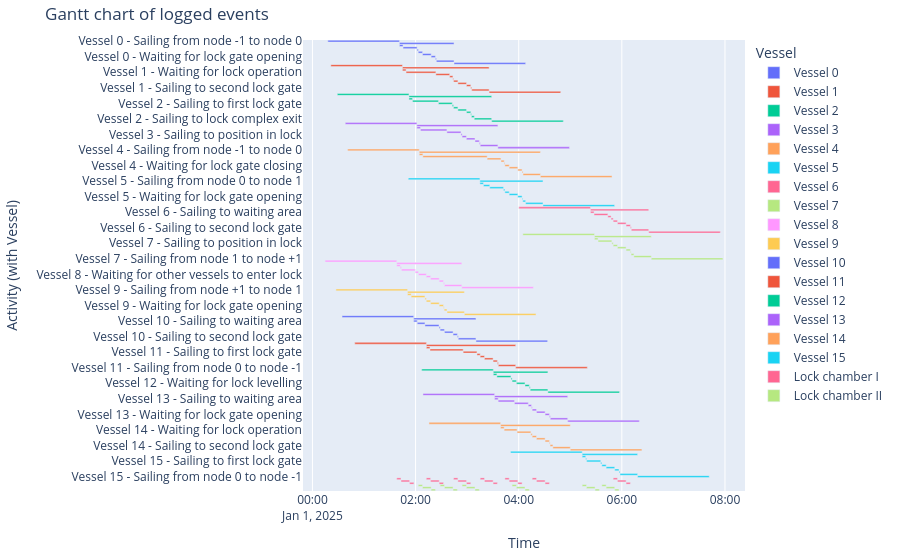

Source (notebook cell):
### Markdown cell above
##### Gantt chart of event table
We can create a gantt chart of all the objects:

### Code cell
df_eventtable = opentnsim.core.logutils.logbook2eventtable([*vessels, lock_chamber_I, lock_chamber_II])
fig = generate_vessel_gantt_chart(df_eventtable)

### Figure 1 — Plotly figure (JSON) as saved in the notebook; plotly's stock layout.template omitted (floating-point values rounded to 4 significant figures)
{"data": [{"base": ["2025-01-01T00:17:55.000000000", "2025-01-01T01:41:15.000000000", "2025-01-01T01:41:15.000000000", "2025-01-01T01:45:25.000000000", "2025-01-01T02:01:46.000000000", "2025-01-01T02:03:07.000000000", "2025-01-01T02:08:07.000000000", "2025-01-01T02:18:07.000000000", "2025-01-01T02:23:07.000000000", "2025-01-01T02:24:12.000000000", "2025-01-01T02:44:44.000000000"], "hovertemplate": "object name=Vessel 0<br>start time=%{base}<br>stop time=%{x}<br>activity label=%{y}<extra></extra>", "legendgroup": "Vessel 0", "marker": {"color": "#636efa", "pattern": {"shape": ""}}, "name": "Vessel 0", "orientation": "h", "showlegend": true, "textposition": "auto", "type": "bar", "x": [5000000, 3809000, 250000, 981000, 81000, 300000, 600000, 300000, 65000, 1232000, 5000000], "xaxis": "x", "y": ["Vessel 0 - Sailing from node -1 to node 0", "Vessel 0 - Sailing from node 0 to node 1", "Vessel 0 - Sailing to waiting area", "Vessel 0 - Sailing to first lock gate", "Vessel 0 - Sailing to position in lock", "Vessel 0 - Waiting for lock gate closing", "Vessel 0 - Waiting for lock levelling", "Vessel 0 - Waiting for lock gate opening", "Vessel 0 - Sailing to second lock gate", "Vessel 0 - Sailing to lock complex exit", "Vessel 0 - Sailing from node 1 to node +1"], "yaxis": "y"}, {"base": ["2025-01-01T00:21:25.000000000", "2025-01-01T01:44:45.000000000", "2025-01-01T01:44:45.000000000", "2025-01-01T01:48:55.000000000", "2025-01-01T02:23:37.000000000", "2025-01-01T02:39:40.000000000", "2025-01-01T02:43:26.000000000", "2025-01-01T02:44:14.000000000", "2025-01-01T02:49:14.000000000", "2025-01-01T02:59:14.000000000", "2025-01-01T03:04:14.000000000", "2025-01-01T03:05:20.000000000", "2025-01-01T03:25:33.000000000"], "hovertemplate": "object name=Vessel 1<br>start time=%{base}<br>stop time=%{x}<br>activity label=%{y}<extra></extra>", "legendgroup": "Vessel 1", "marker": {"color": "#EF553B", "pattern": {"shape": ""}}, "name": "Vessel 1", "orientation": "h", "showlegend": true, "textposition": "auto", "type": "bar", "x": [5000000, 6048000, 250000, 2082000, 963000, 226000, 48000, 300000, 600000, 300000, 66000, 1213000, 5000000], "xaxis": "x", "y": ["Vessel 1 - Sailing from node -1 to node 0", "Vessel 1 - Sailing from node 0 to node 1", "Vessel 1 - Sailing to waiting area", "Vessel 1 - Waiting for lock operation", "Vessel 1 - Sailing to first lock gate", "Vessel 1 - Sailing to position in lock", "Vessel 1 - Waiting for other vessels to enter lock", "Vessel 1 - Waiting for lock gate closing", "Vessel 1 - Waiting for lock levelling", "Vessel 1 - Waiting for lock gate opening", "Vessel 1 - Sailing to second lock gate", "Vessel 1 - Sailing to lock complex exit", "Vessel 1 - Sailing from node 1 to node +1"], "yaxis": "y"}, {"base": ["2025-01-01T00:28:58.000000000", "2025-01-01T01:52:18.000000000", "2025-01-01T01:52:18.000000000", "2025-01-01T01:56:28.000000000", "2025-01-01T02:26:37.000000000", "2025-01-01T02:42:40.000000000", "2025-01-01T02:44:14.000000000", "2025-01-01T02:49:14.000000000", "2025-01-01T02:59:14.000000000", "2025-01-01T03:04:14.000000000", "2025-01-01T03:05:03.000000000", "2025-01-01T03:08:20.000000000", "2025-01-01T03:28:33.000000000"], "hovertemplate": "object name=Vessel 2<br>start time=%{base}<br>stop time=%{x}<br>activity label=%{y}<extra></extra>", "legendgroup": "Vessel 2", "marker": {"color": "#00cc96", "pattern": {"shape": ""}}, "name": "Vessel 2", "orientation": "h", "showlegend": true, "textposition": "auto", "type": "bar", "x": [5000000, 5775000, 250000, 1809000, 963000, 94000, 300000, 600000, 300000, 49000, 197000, 1213000, 5000000], "xaxis": "x", "y": ["Vessel 2 - Sailing from node -1 to node 0", "Vessel 2 - Sailing from node 0 to node 1", "Vessel 2 - Sailing to waiting area", "Vessel 2 - Waiting for lock operation", "Vessel 2 - Sailing to first lock gate", "Vessel 2 - Sailing to position in lock", "Vessel 2 - Waiting for lock gate closing", "Vessel 2 - Waiting for lock levelling", "Vessel 2 - Waiting for lock gate opening", "Vessel 2 - Waiting for other vessels to leave lock", "Vessel 2 - Sailing to second lock gate", "Vessel 2 - Sailing to lock complex exit", "Vessel 2 - Sailing from node 1 to node +1"], "yaxis": "y"}, {"base": ["2025-01-01T00:38:13.000000000", "2025-01-01T02:01:33.000000000", "2025-01-01T02:01:33.000000000", "2025-01-01T02:05:43.000000000", "2025-01-01T02:36:26.000000000", "2025-01-01T02:52:48.000000000", "2025-01-01T02:54:08.000000000", "2025-01-01T02:59:08.000000000", "2025-01-01T03:09:08.000000000", "2025-01-01T03:14:08.000000000", "2025-01-01T03:15:14.000000000", "2025-01-01T03:35:46.000000000"], "hovertemplate": "object name=Vessel 3<br>start time=%{base}<br>stop time=%{x}<br>activity label=%{y}<extra></extra>", "legendgroup": "Vessel 3", "marker": {"color": "#ab63fa", "pattern": {"shape": ""}}, "name": "Vessel 3", "orientation": "h", "showlegend": true, "textposition": "auto", "type": "bar", "x": [5000000, 5653000, 250000, 1843000, 982000, 80000, 300000, 600000, 300000, 66000, 1232000, 5000000], "xaxis": "x", "y": ["Vessel 3 - Sailing from node -1 to node 0", "Vessel 3 - Sailing from node 0 to node 1", "Vessel 3 - Sailing to waiting area", "Vessel 3 - Waiting for lock operation", "Vessel 3 - Sailing to first lock gate", "Vessel 3 - Sailing to position in lock", "Vessel 3 - Waiting for lock gate closing", "Vessel 3 - Waiting for lock levelling", "Vessel 3 - Waiting for lock gate opening", "Vessel 3 - Sailing to second lock gate", "Vessel 3 - Sailing to lock complex exit", "Vessel 3 - Sailing from node 1 to node +1"], "yaxis": "y"}, {"base": ["2025-01-01T00:40:58.000000000", "2025-01-01T02:04:18.000000000", "2025-01-01T02:04:18.000000000", "2025-01-01T02:08:28.000000000", "2025-01-01T03:23:18.000000000", "2025-01-01T03:39:22.000000000", "2025-01-01T03:43:08.000000000", "2025-01-01T03:43:56.000000000", "2025-01-01T03:48:56.000000000", "2025-01-01T03:58:56.000000000", "2025-01-01T04:03:56.000000000", "2025-01-01T04:05:02.000000000", "2025-01-01T04:25:15.000000000"], "hovertemplate": "object name=Vessel 4<br>start time=%{base}<br>stop time=%{x}<br>activity label=%{y}<extra></extra>", "legendgroup": "Vessel 4", "marker": {"color": "#FFA15A", "pattern": {"shape": ""}}, "name": "Vessel 4", "orientation": "h", "showlegend": true, "textposition": "auto", "type": "bar", "x": [5000000, 8457000, 250000, 4490000, 964000, 226000, 48000, 300000, 600000, 300000, 66000, 1213000, 5000000], "xaxis": "x", "y": ["Vessel 4 - Sailing from node -1 to node 0", "Vessel 4 - Sailing from node 0 to node 1", "Vessel 4 - Sailing to waiting area", "Vessel 4 - Waiting for lock operation", "Vessel 4 - Sailing to first lock gate", "Vessel 4 - Sailing to position in lock", "Vessel 4 - Waiting for other vessels to enter lock", "Vessel 4 - Waiting for lock gate closing", "Vessel 4 - Waiting for lock levelling", "Vessel 4 - Waiting for lock gate opening", "Vessel 4 - Sailing to second lock gate", "Vessel 4 - Sailing to lock complex exit", "Vessel 4 - Sailing from node 1 to node +1"], "yaxis": "y"}, {"base": ["2025-01-01T01:51:31.000000000", "2025-01-01T03:14:51.000000000", "2025-01-01T03:14:51.000000000", "2025-01-01T03:19:01.000000000", "2025-01-01T03:26:18.000000000", "2025-01-01T03:42:22.000000000", "2025-01-01T03:43:56.000000000", "2025-01-01T03:48:56.000000000", "2025-01-01T03:58:56.000000000", "2025-01-01T04:03:56.000000000", "2025-01-01T04:04:45.000000000", "2025-01-01T04:08:02.000000000", "2025-01-01T04:28:15.000000000"], "hovertemplate": "object name=Vessel 5<br>start time=%{base}<br>stop time=%{x}<br>activity label=%{y}<extra></extra>", "legendgroup": "Vessel 5", "marker": {"color": "#19d3f3", "pattern": {"shape": ""}}, "name": "Vessel 5", "orientation": "h", "showlegend": true, "textposition": "auto", "type": "bar", "x": [5000000, 4404000, 250000, 437000, 964000, 94000, 300000, 600000, 300000, 49000, 197000, 1213000, 5000000], "xaxis": "x", "y": ["Vessel 5 - Sailing from node -1 to node 0", "Vessel 5 - Sailing from node 0 to node 1", "Vessel 5 - Sailing to waiting area", "Vessel 5 - Waiting for lock operation", "Vessel 5 - Sailing to first lock gate", "Vessel 5 - Sailing to position in lock", "Vessel 5 - Waiting for lock gate closing", "Vessel 5 - Waiting for lock levelling", "Vessel 5 - Waiting for lock gate opening", "Vessel 5 - Waiting for other vessels to leave lock", "Vessel 5 - Sailing to second lock gate", "Vessel 5 - Sailing to lock complex exit", "Vessel 5 - Sailing from node 1 to node +1"], "yaxis": "y"}, {"base": ["2025-01-01T04:00:10.000000000", "2025-01-01T05:23:30.000000000", "2025-01-01T05:23:30.000000000", "2025-01-01T05:27:40.000000000", "2025-01-01T05:43:43.000000000", "2025-01-01T05:47:29.000000000", "2025-01-01T05:49:56.000000000", "2025-01-01T05:54:56.000000000", "2025-01-01T06:04:56.000000000", "2025-01-01T06:09:56.000000000", "2025-01-01T06:11:02.000000000", "2025-01-01T06:31:15.000000000"], "hovertemplate": "object name=Vessel 6<br>start time=%{base}<br>stop time=%{x}<br>activity label=%{y}<extra></extra>", "legendgroup": "Vessel 6", "marker": {"color": "#FF6692", "pattern": {"shape": ""}}, "name": "Vessel 6", "orientation": "h", "showlegend": true, "textposition": "auto", "type": "bar", "x": [5000000, 4065000, 250000, 963000, 226000, 147000, 300000, 600000, 300000, 66000, 1213000, 5000000], "xaxis": "x", "y": ["Vessel 6 - Sailing from node -1 to node 0", "Vessel 6 - Sailing from node 0 to node 1", "Vessel 6 - Sailing to waiting area", "Vessel 6 - Sailing to first lock gate", "Vessel 6 - Sailing to position in lock", "Vessel 6 - Waiting for other vessels to enter lock", "Vessel 6 - Waiting for lock gate closing", "Vessel 6 - Waiting for lock levelling", "Vessel 6 - Waiting for lock gate opening", "Vessel 6 - Sailing to second lock gate", "Vessel 6 - Sailing to lock complex exit", "Vessel 6 - Sailing from node 1 to node +1"], "yaxis": "y"}, {"base": ["2025-01-01T04:04:49.000000000", "2025-01-01T05:28:09.000000000", "2025-01-01T05:28:09.000000000", "2025-01-01T05:32:19.000000000", "2025-01-01T05:48:22.000000000", "2025-01-01T05:49:56.000000000", "2025-01-01T05:54:56.000000000", "2025-01-01T06:04:56.000000000", "2025-01-01T06:09:56.000000000", "2025-01-01T06:10:45.000000000", "2025-01-01T06:14:02.000000000", "2025-01-01T06:34:15.000000000"], "hovertemplate": "object name=Vessel 7<br>start time=%{base}<br>stop time=%{x}<br>activity label=%{y}<extra></extra>", "legendgroup": "Vessel 7", "marker": {"color": "#B6E880", "pattern": {"shape": ""}}, "name": "Vessel 7", "orientation": "h", "showlegend": true, "textposition": "auto", "type": "bar", "x": [5000000, 3966000, 250000, 963000, 94000, 300000, 600000, 300000, 49000, 197000, 1213000, 5000000], "xaxis": "x", "y": ["Vessel 7 - Sailing from node -1 to node 0", "Vessel 7 - Sailing from node 0 to node 1", "Vessel 7 - Sailing to waiting area", "Vessel 7 - Sailing to first lock gate", "Vessel 7 - Sailing to position in lock", "Vessel 7 - Waiting for lock gate closing", "Vessel 7 - Waiting for lock levelling", "Vessel 7 - Waiting for lock gate opening", "Vessel 7 - Waiting for other vessels to leave lock", "Vessel 7 - Sailing to second lock gate", "Vessel 7 - Sailing to lock complex exit", "Vessel 7 - Sailing from node 1 to node +1"], "yaxis": "y"}, {"base": ["2025-01-01T00:14:44.000000000", "2025-01-01T01:38:04.000000000", "2025-01-01T01:38:04.000000000", "2025-01-01T01:42:14.000000000", "2025-01-01T01:43:34.000000000", "2025-01-01T01:59:37.000000000", "2025-01-01T02:03:23.000000000", "2025-01-01T02:12:29.000000000", "2025-01-01T02:17:29.000000000", "2025-01-01T02:27:29.000000000", "2025-01-01T02:32:29.000000000", "2025-01-01T02:33:35.000000000", "2025-01-01T02:53:48.000000000"], "hovertemplate": "object name=Vessel 8<br>start time=%{base}<br>stop time=%{x}<br>activity label=%{y}<extra></extra>", "legendgroup": "Vessel 8", "marker": {"color": "#FF97FF", "pattern": {"shape": ""}}, "name": "Vessel 8", "orientation": "h", "showlegend": true, "textposition": "auto", "type": "bar", "x": [5000000, 4544000, 250000, 80000, 963000, 226000, 546000, 300000, 600000, 300000, 66000, 1213000, 5000000], "xaxis": "x", "y": ["Vessel 8 - Sailing from node +1 to node 1", "Vessel 8 - Sailing from node 1 to node 0", "Vessel 8 - Sailing to waiting area", "Vessel 8 - Waiting for lock operation", "Vessel 8 - Sailing to first lock gate", "Vessel 8 - Sailing to position in lock", "Vessel 8 - Waiting for other vessels to enter lock", "Vessel 8 - Waiting for lock gate closing", "Vessel 8 - Waiting for lock levelling", "Vessel 8 - Waiting for lock gate opening", "Vessel 8 - Sailing to second lock gate", "Vessel 8 - Sailing to lock complex exit", "Vessel 8 - Sailing from node 0 to node -1"], "yaxis": "y"}, {"base": ["2025-01-01T00:27:21.000000000", "2025-01-01T01:50:41.000000000", "2025-01-01T01:50:41.000000000", "2025-01-01T01:54:51.000000000", "2025-01-01T02:10:54.000000000", "2025-01-01T02:12:29.000000000", "2025-01-01T02:17:29.000000000", "2025-01-01T02:27:29.000000000", "2025-01-01T02:32:29.000000000", "2025-01-01T02:33:18.000000000", "2025-01-01T02:36:35.000000000", "2025-01-01T02:56:48.000000000"], "hovertemplate": "object name=Vessel 9<br>start time=%{base}<br>stop time=%{x}<br>activity label=%{y}<extra></extra>", "legendgroup": "Vessel 9", "marker": {"color": "#FECB52", "pattern": {"shape": ""}}, "name": "Vessel 9", "orientation": "h", "showlegend": true, "textposition": "auto", "type": "bar", "x": [5000000, 3967000, 250000, 963000, 95000, 300000, 600000, 300000, 49000, 197000, 1213000, 5000000], "xaxis": "x", "y": ["Vessel 9 - Sailing from node +1 to node 1", "Vessel 9 - Sailing from node 1 to node 0", "Vessel 9 - Sailing to waiting area", "Vessel 9 - Sailing to first lock gate", "Vessel 9 - Sailing to position in lock", "Vessel 9 - Waiting for lock gate closing", "Vessel 9 - Waiting for lock levelling", "Vessel 9 - Waiting for lock gate opening", "Vessel 9 - Waiting for other vessels to leave lock", "Vessel 9 - Sailing to second lock gate", "Vessel 9 - Sailing to lock complex exit", "Vessel 9 - Sailing from node 0 to node -1"], "yaxis": "y"}, {"base": ["2025-01-01T00:34:27.000000000", "2025-01-01T01:57:47.000000000", "2025-01-01T01:57:47.000000000", "2025-01-01T02:01:57.000000000", "2025-01-01T02:10:55.000000000", "2025-01-01T02:27:17.000000000", "2025-01-01T02:28:37.000000000", "2025-01-01T02:33:37.000000000", "2025-01-01T02:43:37.000000000", "2025-01-01T02:48:37.000000000", "2025-01-01T02:49:43.000000000", "2025-01-01T03:10:15.000000000"], "hovertemplate": "object name=Vessel 10<br>start time=%{base}<br>stop time=%{x}<br>activity label=%{y}<extra></extra>", "legendgroup": "Vessel 10", "marker": {"color": "#636efa", "pattern": {"shape": ""}}, "name": "Vessel 10", "orientation": "h", "showlegend": true, "textposition": "auto", "type": "bar", "x": [5000000, 4348000, 250000, 538000, 982000, 80000, 300000, 600000, 300000, 66000, 1232000, 5000000], "xaxis": "x", "y": ["Vessel 10 - Sailing from node +1 to node 1", "Vessel 10 - Sailing from node 1 to node 0", "Vessel 10 - Sailing to waiting area", "Vessel 10 - Waiting for lock operation", "Vessel 10 - Sailing to first lock gate", "Vessel 10 - Sailing to position in lock", "Vessel 10 - Waiting for lock gate closing", "Vessel 10 - Waiting for lock levelling", "Vessel 10 - Waiting for lock gate opening", "Vessel 10 - Sailing to second lock gate", "Vessel 10 - Sailing to lock complex exit", "Vessel 10 - Sailing from node 0 to node -1"], "yaxis": "y"}, {"base": ["2025-01-01T00:49:15.000000000", "2025-01-01T02:12:35.000000000", "2025-01-01T02:12:35.000000000", "2025-01-01T02:16:45.000000000", "2025-01-01T02:55:22.000000000", "2025-01-01T03:11:25.000000000", "2025-01-01T03:15:11.000000000", "2025-01-01T03:20:11.000000000", "2025-01-01T03:30:11.000000000", "2025-01-01T03:35:11.000000000", "2025-01-01T03:36:17.000000000", "2025-01-01T03:56:30.000000000"], "hovertemplate": "object name=Vessel 11<br>start time=%{base}<br>stop time=%{x}<br>activity label=%{y}<extra></extra>", "legendgroup": "Vessel 11", "marker": {"color": "#EF553B", "pattern": {"shape": ""}}, "name": "Vessel 11", "orientation": "h", "showlegend": true, "textposition": "auto", "type": "bar", "x": [5000000, 6235000, 250000, 2317000, 963000, 226000, 300000, 600000, 300000, 66000, 1213000, 5000000], "xaxis": "x", "y": ["Vessel 11 - Sailing from node +1 to node 1", "Vessel 11 - Sailing from node 1 to node 0", "Vessel 11 - Sailing to waiting area", "Vessel 11 - Waiting for lock operation", "Vessel 11 - Sailing to first lock gate", "Vessel 11 - Sailing to position in lock", "Vessel 11 - Waiting for lock gate closing", "Vessel 11 - Waiting for lock levelling", "Vessel 11 - Waiting for lock gate opening", "Vessel 11 - Sailing to second lock gate", "Vessel 11 - Sailing to lock complex exit", "Vessel 11 - Sailing from node 0 to node -1"], "yaxis": "y"}, {"base": ["2025-01-01T02:07:07.000000000", "2025-01-01T03:30:27.000000000", "2025-01-01T03:30:27.000000000", "2025-01-01T03:34:37.000000000", "2025-01-01T03:50:59.000000000", "2025-01-01T03:52:19.000000000", "2025-01-01T03:57:19.000000000", "2025-01-01T04:07:19.000000000", "2025-01-01T04:12:19.000000000", "2025-01-01T04:13:25.000000000", "2025-01-01T04:33:57.000000000"], "hovertemplate": "object name=Vessel 12<br>start time=%{base}<br>stop time=%{x}<br>activity label=%{y}<extra></extra>", "legendgroup": "Vessel 12", "marker": {"color": "#00cc96", "pattern": {"shape": ""}}, "name": "Vessel 12", "orientation": "h", "showlegend": true, "textposition": "auto", "type": "bar", "x": [5000000, 3810000, 250000, 982000, 80000, 300000, 600000, 300000, 66000, 1232000, 5000000], "xaxis": "x", "y": ["Vessel 12 - Sailing from node +1 to node 1", "Vessel 12 - Sailing from node 1 to node 0", "Vessel 12 - Sailing to waiting area", "Vessel 12 - Sailing to first lock gate", "Vessel 12 - Sailing to position in lock", "Vessel 12 - Waiting for lock gate closing", "Vessel 12 - Waiting for lock levelling", "Vessel 12 - Waiting for lock gate opening", "Vessel 12 - Sailing to second lock gate", "Vessel 12 - Sailing to lock complex exit", "Vessel 12 - Sailing from node 0 to node -1"], "yaxis": "y"}, {"base": ["2025-01-01T02:08:36.000000000", "2025-01-01T03:31:56.000000000", "2025-01-01T03:31:56.000000000", "2025-01-01T03:36:06.000000000", "2025-01-01T03:55:04.000000000", "2025-01-01T04:11:07.000000000", "2025-01-01T04:14:53.000000000", "2025-01-01T04:15:42.000000000", "2025-01-01T04:20:42.000000000", "2025-01-01T04:30:42.000000000", "2025-01-01T04:35:42.000000000", "2025-01-01T04:36:47.000000000", "2025-01-01T04:57:00.000000000"], "hovertemplate": "object name=Vessel 13<br>start time=%{base}<br>stop time=%{x}<br>activity label=%{y}<extra></extra>", "legendgroup": "Vessel 13", "marker": {"color": "#ab63fa", "pattern": {"shape": ""}}, "name": "Vessel 13", "orientation": "h", "showlegend": true, "textposition": "auto", "type": "bar", "x": [5000000, 5104000, 250000, 1138000, 963000, 226000, 49000, 300000, 600000, 300000, 65000, 1213000, 5000000], "xaxis": "x", "y": ["Vessel 13 - Sailing from node +1 to node 1", "Vessel 13 - Sailing from node 1 to node 0", "Vessel 13 - Sailing to waiting area", "Vessel 13 - Waiting for lock operation", "Vessel 13 - Sailing to first lock gate", "Vessel 13 - Sailing to position in lock", "Vessel 13 - Waiting for other vessels to enter lock", "Vessel 13 - Waiting for lock gate closing", "Vessel 13 - Waiting for lock levelling", "Vessel 13 - Waiting for lock gate opening", "Vessel 13 - Sailing to second lock gate", "Vessel 13 - Sailing to lock complex exit", "Vessel 13 - Sailing from node 0 to node -1"], "yaxis": "y"}, {"base": ["2025-01-01T02:15:36.000000000", "2025-01-01T03:38:56.000000000", "2025-01-01T03:38:56.000000000", "2025-01-01T03:43:06.000000000", "2025-01-01T03:58:04.000000000", "2025-01-01T04:14:07.000000000", "2025-01-01T04:15:42.000000000", "2025-01-01T04:20:42.000000000", "2025-01-01T04:30:42.000000000", "2025-01-01T04:35:42.000000000", "2025-01-01T04:36:31.000000000", "2025-01-01T04:39:47.000000000", "2025-01-01T05:00:00.000000000"], "hovertemplate": "object name=Vessel 14<br>start time=%{base}<br>stop time=%{x}<br>activity label=%{y}<extra></extra>", "legendgroup": "Vessel 14", "marker": {"color": "#FFA15A", "pattern": {"shape": ""}}, "name": "Vessel 14", "orientation": "h", "showlegend": true, "textposition": "auto", "type": "bar", "x": [5000000, 4864000, 250000, 898000, 963000, 95000, 300000, 600000, 300000, 49000, 196000, 1213000, 5000000], "xaxis": "x", "y": ["Vessel 14 - Sailing from node +1 to node 1", "Vessel 14 - Sailing from node 1 to node 0", "Vessel 14 - Sailing to waiting area", "Vessel 14 - Waiting for lock operation", "Vessel 14 - Sailing to first lock gate", "Vessel 14 - Sailing to position in lock", "Vessel 14 - Waiting for lock gate closing", "Vessel 14 - Waiting for lock levelling", "Vessel 14 - Waiting for lock gate opening", "Vessel 14 - Waiting for other vessels to leave lock", "Vessel 14 - Sailing to second lock gate", "Vessel 14 - Sailing to lock complex exit", "Vessel 14 - Sailing from node 0 to node -1"], "yaxis": "y"}, {"base": ["2025-01-01T03:50:31.000000000", "2025-01-01T05:13:51.000000000", "2025-01-01T05:13:51.000000000", "2025-01-01T05:18:01.000000000", "2025-01-01T05:19:02.000000000", "2025-01-01T05:35:24.000000000", "2025-01-01T05:36:44.000000000", "2025-01-01T05:41:44.000000000", "2025-01-01T05:51:44.000000000", "2025-01-01T05:56:44.000000000", "2025-01-01T05:57:49.000000000", "2025-01-01T06:18:21.000000000"], "hovertemplate": "object name=Vessel 15<br>start time=%{base}<br>stop time=%{x}<br>activity label=%{y}<extra></extra>", "legendgroup": "Vessel 15", "marker": {"color": "#19d3f3", "pattern": {"shape": ""}}, "name": "Vessel 15", "orientation": "h", "showlegend": true, "textposition": "auto", "type": "bar", "x": [5000000, 3870000, 250000, 61000, 982000, 80000, 300000, 600000, 300000, 65000, 1232000, 5000000], "xaxis": "x", "y": ["Vessel 15 - Sailing from node +1 to node 1", "Vessel 15 - Sailing from node 1 to node 0", "Vessel 15 - Sailing to waiting area", "Vessel 15 - Waiting for lock operation", "Vessel 15 - Sailing to first lock gate", "Vessel 15 - Sailing to position in lock", "Vessel 15 - Waiting for lock gate closing", "Vessel 15 - Waiting for lock levelling", "Vessel 15 - Waiting for lock gate opening", "Vessel 15 - Sailing to second lock gate", "Vessel 15 - Sailing to lock complex exit", "Vessel 15 - Sailing from node 0 to node -1"], "yaxis": "y"}, {"base": ["2025-01-01T01:38:04.000000000", "2025-01-01T01:43:04.000000000", "2025-01-01T01:53:04.000000000", "2025-01-01T02:12:29.000000000", "2025-01-01T02:17:29.000000000", "2025-01-01T02:27:29.000000000", "2025-01-01T02:44:14.000000000", "2025-01-01T02:49:14.000000000", "2025-01-01T02:59:14.000000000", "2025-01-01T03:15:11.000000000", "2025-01-01T03:20:11.000000000", "2025-01-01T03:30:11.000000000", "2025-01-01T03:43:56.000000000", "2025-01-01T03:48:56.000000000", "2025-01-01T03:58:56.000000000", "2025-01-01T04:15:42.000000000", "2025-01-01T04:20:42.000000000", "2025-01-01T04:30:42.000000000", "2025-01-01T05:49:56.000000000", "2025-01-01T05:54:56.000000000", "2025-01-01T06:04:56.000000000"], "hovertemplate": "object name=Lock chamber I<br>start time=%{base}<br>stop time=%{x}<br>activity label=%{y}<extra></extra>", "legendgroup": "Lock chamber I", "marker": {"color": "#FF6692", "pattern": {"shape": ""}}, "name": "Lock chamber I", "orientation": "h", "showlegend": true, "textposition": "auto", "type": "bar", "x": [300000, 600000, 300000, 300000, 600000, 300000, 300000, 600000, 300000, 300000, 600000, 300000, 300000, 600000, 300000, 300000, 600000, 300000, 300000, 600000, 300000], "xaxis": "x", "y": ["Lock chamber I - Lock gate closing", "Lock chamber I - Lock levelling", "Lock chamber I - Lock gate opening", "Lock chamber I - Lock gate closing", "Lock chamber I - Lock levelling", "Lock chamber I - Lock gate opening", "Lock chamber I - Lock gate closing", "Lock chamber I - Lock levelling", "Lock chamber I - Lock gate opening", "Lock chamber I - Lock gate closing", "Lock chamber I - Lock levelling", "Lock chamber I - Lock gate opening", "Lock chamber I - Lock gate closing", "Lock chamber I - Lock levelling", "Lock chamber I - Lock gate opening", "Lock chamber I - Lock gate closing", "Lock chamber I - Lock levelling", "Lock chamber I - Lock gate opening", "Lock chamber I - Lock gate closing", "Lock chamber I - Lock levelling", "Lock chamber I - Lock gate opening"], "yaxis": "y"}, {"base": ["2025-01-01T02:03:07.000000000", "2025-01-01T02:08:07.000000000", "2025-01-01T02:18:07.000000000", "2025-01-01T02:28:37.000000000", "2025-01-01T02:33:37.000000000", "2025-01-01T02:43:37.000000000", "2025-01-01T02:54:08.000000000", "2025-01-01T02:59:08.000000000", "2025-01-01T03:09:08.000000000", "2025-01-01T03:52:19.000000000", "2025-01-01T03:57:19.000000000", "2025-01-01T04:07:19.000000000", "2025-01-01T05:13:51.000000000", "2025-01-01T05:18:51.000000000", "2025-01-01T05:28:51.000000000", "2025-01-01T05:36:44.000000000", "2025-01-01T05:41:44.000000000", "2025-01-01T05:51:44.000000000"], "hovertemplate": "object name=Lock chamber II<br>start time=%{base}<br>stop time=%{x}<br>activity label=%{y}<extra></extra>", "legendgroup": "Lock chamber II", "marker": {"color": "#B6E880", "pattern": {"shape": ""}}, "name": "Lock chamber II", "orientation": "h", "showlegend": true, "textposition": "auto", "type": "bar", "x": [300000, 600000, 300000, 300000, 600000, 300000, 300000, 600000, 300000, 300000, 600000, 300000, 300000, 600000, 300000, 300000, 600000, 300000], "xaxis": "x", "y": ["Lock chamber II - Lock gate closing", "Lock chamber II - Lock levelling", "Lock chamber II - Lock gate opening", "Lock chamber II - Lock gate closing", "Lock chamber II - Lock levelling", "Lock chamber II - Lock gate opening", "Lock chamber II - Lock gate closing", "Lock chamber II - Lock levelling", "Lock chamber II - Lock gate opening", "Lock chamber II - Lock gate closing", "Lock chamber II - Lock levelling", "Lock chamber II - Lock gate opening", "Lock chamber II - Lock gate closing", "Lock chamber II - Lock levelling", "Lock chamber II - Lock gate opening", "Lock chamber II - Lock gate closing", "Lock chamber II - Lock levelling", "Lock chamber II - Lock gate opening"], "yaxis": "y"}], "layout": {"barmode": "overlay", "legend": {"title": {"text": "Vessel"}, "tracegroupgap": 0}, "margin": {"b": 20, "l": 20, "r": 20, "t": 40}, "title": {"text": "Gantt chart of logged events"}, "xaxis": {"anchor": "y", "domain": [0, 1], "title": {"text": "Time"}, "type": "date"}, "yaxis": {"anchor": "x", "autorange": "reversed", "domain": [0, 1], "title": {"text": "Activity (with Vessel)"}}}}
